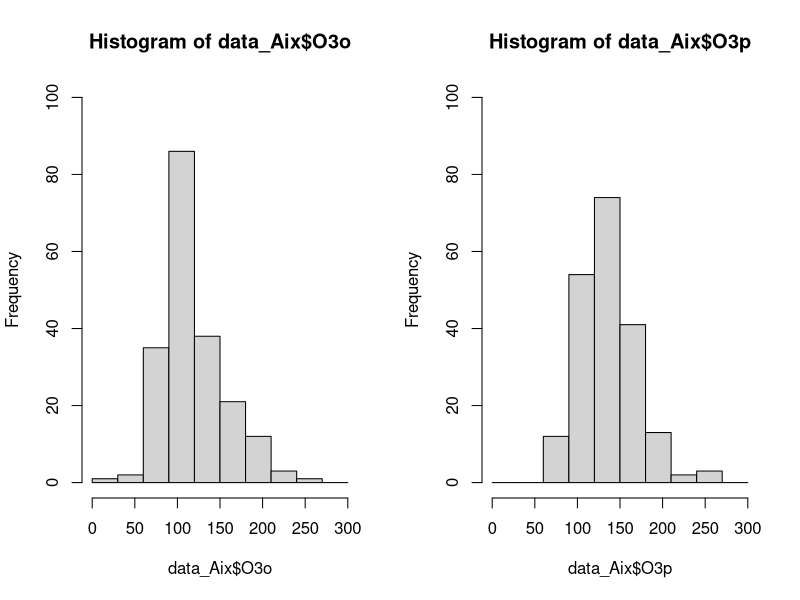
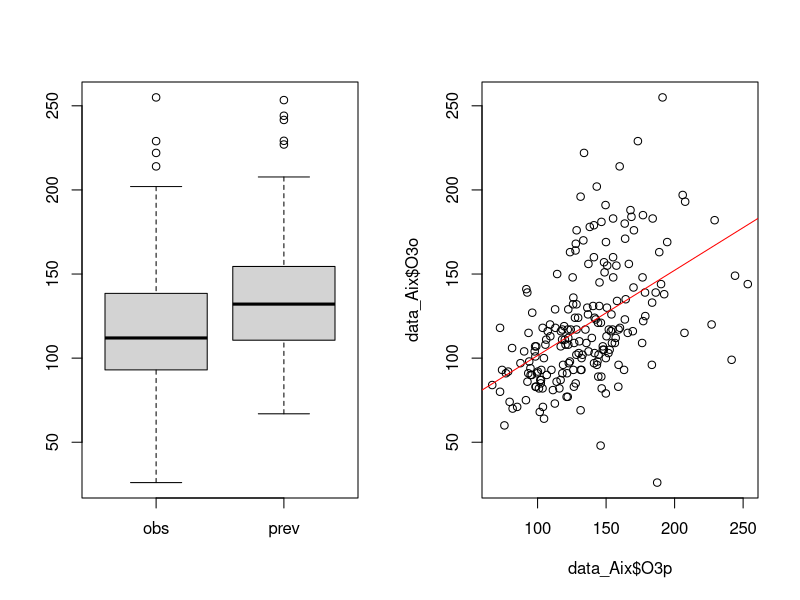
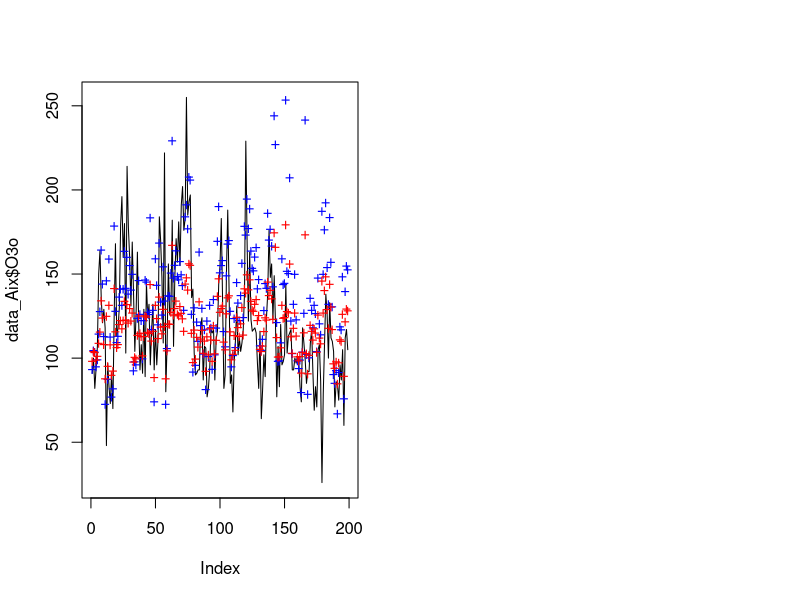
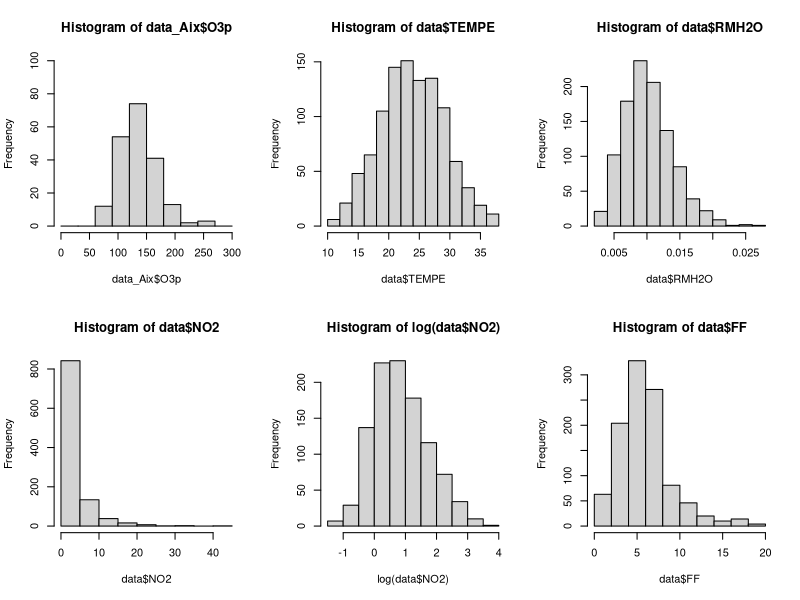

Source code (R) for these figures, in order:
### Exercice 4
# Récupération de ozone
data = read.table("DataTP.txt", header = TRUE)

# Afficher les valeurs de max03 associées aux valeurs de T15>30
print(data$STATION)
print(data$maxO3[data$T15>30])

# Créer une extraction data2
data_Aix = data[data$STATION=="Aix",]
# Calcul des stats de base
summary(data_Aix)

#Calcul des variances de O3o et O3p
variance_O3o = var(data_Aix$O3o)
variance_O3p = var(data_Aix$O3p)
print(variance_O3o)
print(variance_O3p)
#Calcul des écart-types de O3o et O3p
e_O3o = sd(data_Aix$O3o)
e_O3p = sd(data_Aix$O3p)
print(e_O3o)
print(e_O3p)

#Comparer les variances de O3o et O3p
#On teste si le rapport des variances peut être considéré comme égal à 1 (H0 : v1/v2 = 1)
#Si p_val > 0.05, non rejet de l'hypothèse H0, sinon on rejette H0
var.test(data_Aix$O3o,data_Aix$O3p)

#On teste si la différence des moyennes peut être considéré comme égale à 0 (H0 : m1-m2 = 0)
#Si p_val > 0.05, non rejet de l'hypothèse H0, sinon on rejette H0
# var.equal = TRUE -> test de Student (les variances sont considérées égales)
# var.equal = FALSE -> test de Welch (les variances sont considérées différentes)
t.test(data_Aix$O3o,data_Aix$O3p,var.equal = TRUE)


#Tracés d'histogrammes
#Pour la fenêtre graphique(mettre les 2 à coté)
par(mfrow=c(1,2))
hist(data_Aix$O3o, breaks = seq(0,300,30), ylim = c(0, 100))
hist(data_Aix$O3p, breaks = seq(0,300,30), ylim = c(0, 100))

#Diagramme moustaches
boxplot(data_Aix$O3o,data_Aix$O3p, names=c("obs", "prev"))


#Coefficient de corrélation
cor(data_Aix$O3o,data_Aix$O3p)
#On teste si le coefficient de corrélation est nul (H0 : r = 0)
cor.test(data_Aix$O3o,data_Aix$O3p)


#Tracer le nuage de points(plot)
plot(data_Aix$O3p,data_Aix$O3o)


#Faire un modèle de régression linéaire
regsimple = lm(data_Aix$O3o~data_Aix$O3p, data_Aix)
#Savoir ce qu'il y a dans regsimple
# Dans coefficients, il y a Beta
# Dans residuals, il y a Epsilon
# Dans fitted-values, il y a Y
names(regsimple)
#Résumé du modèle
summary(regsimple)

#Ajout de la droite sur le graphe
abline(regsimple,col="red")


#Représenter la série chronologique relative à l'ozone O3o
plot(data_Aix$O3o, type="l")
points(data_Aix$O3p, col = 'blue', pch ='+')
points(fitted(regsimple), col="red", pch ="+")
#Ajout de croix bleues pour O3phist(data$FF)







## Partie 2
par(mfrow=c(2,3))
hist(data_Aix$O3p, breaks = seq(0,300,30), ylim = c(0, 100))
hist(data$TEMPE)
hist(data$RMH2O)
hist(data$NO2)
# Utilisation du log pour augmenter la corrélation entre prédicteur et prédictand -> Plus proche du modèle gaussien du prédictand
hist(log(data$NO2))
hist(data$FF)
